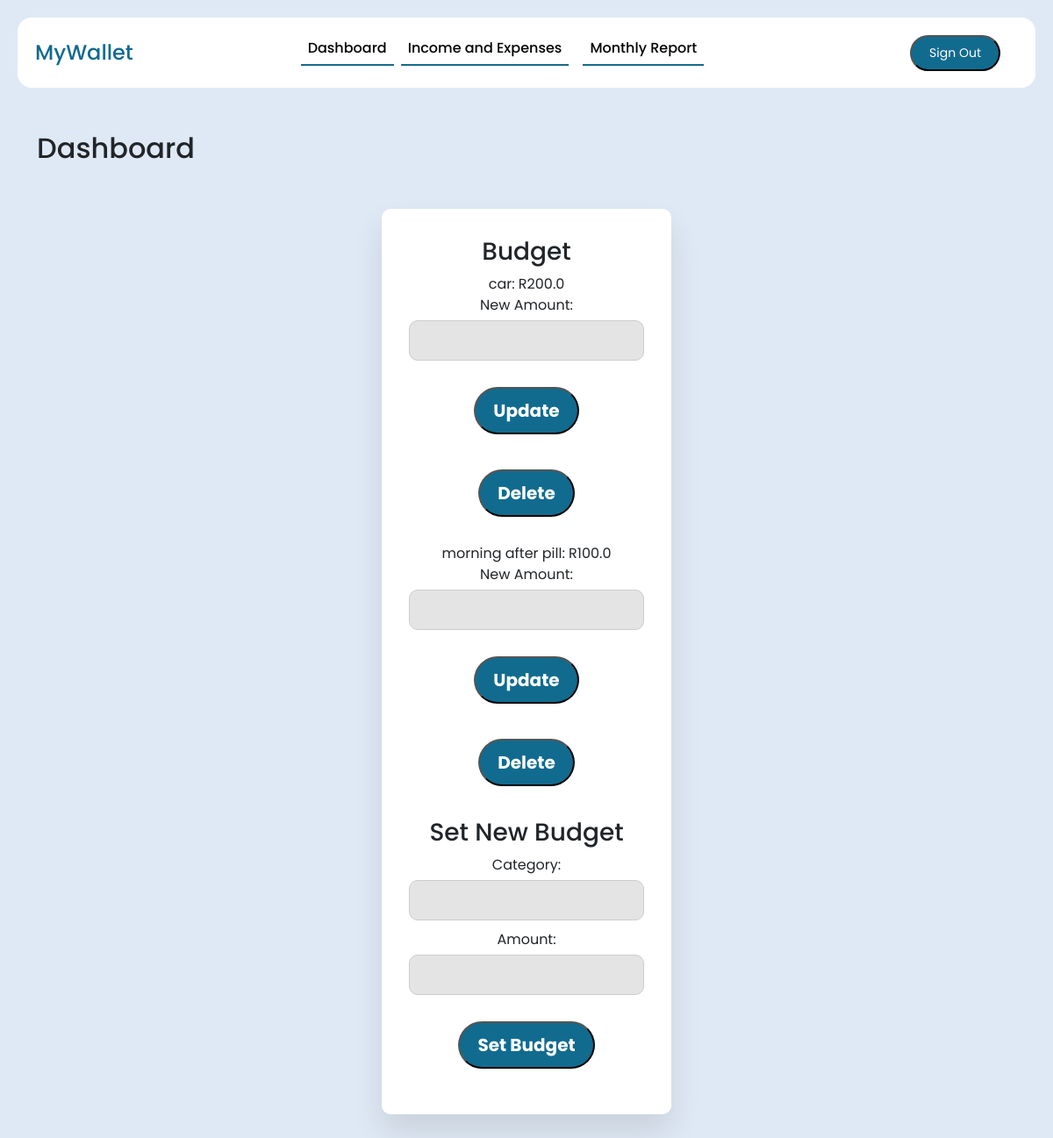
Page /dashboard (signed in) on the earlier database version.
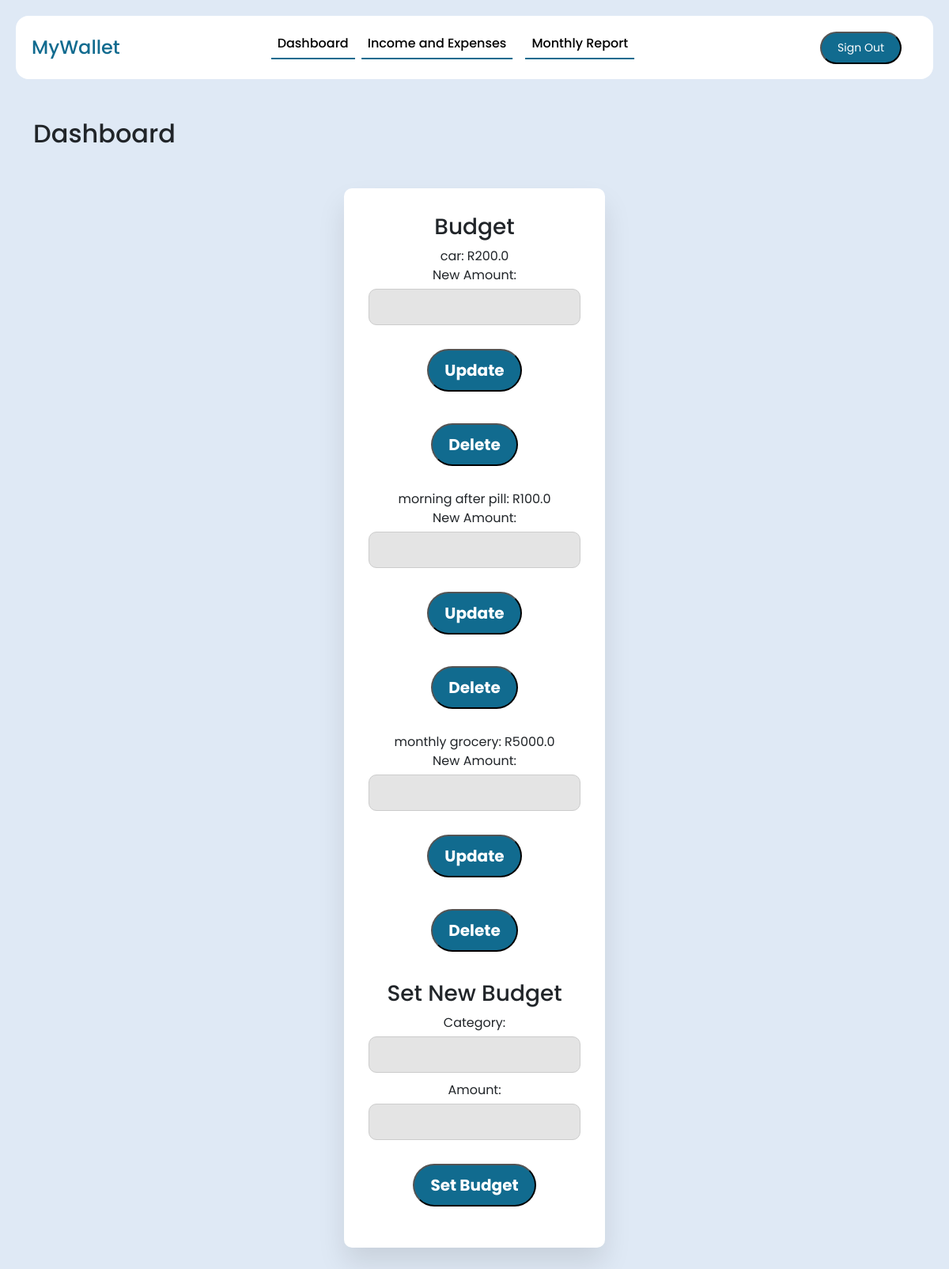
Same page on the later database version.
### website/models.py (models this page shows, shortened)
class Budget(db.Model):
    id = db.Column(db.Integer, primary_key=True)
    category = db.Column(db.String(50), nullable=False)
    amount = db.Column(db.Float, nullable=False)
    user_id = db.Column(db.Integer, db.ForeignKey('user.id'),nullable=False)

### website/views.py (the view)
@views.route('/dashboard')
@login_required
def dashboard():
    user = current_user
    return render_template('dashboard.html', user=user)

### website/__init__.py (called while the page is built)
def create_app():
    app = Flask(__name__)
    app.config['SECRET_KEY'] = 'the secret key'
    app.config['SQLALCHEMY_DATABASE_URI'] = f'sqlite:///{DB_NAME}'
    db.init_app(app)
    from .views import views
    from .auth import auth
    from .models import User
    app.register_blueprint(views, url_prefix='/')
    app.register_blueprint(auth, url_prefix='/')
    login_manager = LoginManager()
    login_manager.login_view= 'auth.sign_in'  # type: ignore
    login_manager.init_app(app)
    @login_manager.user_loader
    def load_user(id):
        return User.query.get(int(id))
    with app.app_context(): #can remove this line if don't solve problem
        create_database()
    return app

### website/templates/dashboard.html (shortened to what this page needs)
<!DOCTYPE html>
<html lang="en">
<head>
    <link
      href="https://cdn.jsdelivr.net/npm/bootstrap@5.3.2/dist/css/bootstrap.min.css"
      rel="stylesheet"
    />
    <link rel="stylesheet" type="text/css" href="{{ url_for('static', filename='styles.css') }}">
    <link
      rel="stylesheet"
      type="text/css"
      href="{{ url_for('static', filename='navbar.css') }}"
    />
</head>
<body>
     <header class="navbar-header">
      <nav class="navbar navbar-expand-lg fixed-top">
        <div class="container-fluid">
          <a class="navbar-brand me-auto" href="{{url_for('views.home')}}">MyWallet</a>
          <div
            class="offcanvas offcanvas-end"
            tabindex="-1"
            id="offcanvasNavbar"
            aria-labelledby="offcanvasNavbarLabel"
          >
            <div class="offcanvas-body">
              <ul class="navbar-nav justify-content-center flex-grow-1 pe-3">
                <li class="nav-item">
                  <a
                    class="nav-link active"
                    aria-current="page"
                    href="{{url_for('views.dashboard')}}"
                    >Dashboard</a
                  >
                </li>
                <li class="nav-item">
                  <a
                    class="nav-link active mx-lg-2"
                    aria-current="page"
                    href="{{url_for('views.income_expense')}}"
                    >Income and Expenses</a
                  >
                </li>
                <li class="nav-item">
                  <a
                    class="nav-link active mx-lg-2"
                    aria-current="page"
                    href="{{url_for('views.monthly_report')}}"
                    >Monthly Report</a
                  >
                </li>
              </ul>
            </div>
          </div>
          <a href="{{ url_for('auth.sign_out') }}"><button class="signout-button">Sign Out</button></a>
        </div>
      </nav>
    </header>
   <div class="container">
     <h2>Dashboard</h2>
    <div id="budget" class="wrapper">
    <h3>Budget</h3>
    <ul>
        {% for budget_entry in user.budget_entries %}
            <li>{{ budget_entry.category }}: R{{ budget_entry.amount }}
                <form action="{{ url_for('views.update_budgets', category=budget_entry.category) }}" method="post">
                    <label for="new_amount">New Amount:</label>
                    <input type="text" id="new_amount" name="new_amount" required>
                    <button type="submit">Update</button>
                </form>
                <form action="{{ url_for('views.delete_budgets', category=budget_entry.category) }}" method="post">
                    <button type="submit">Delete</button>
                </form>
            </li>
        {% endfor %}
    </ul>
    <div>
    <h3>Set New Budget</h3>
    <form action="{{ url_for('views.set_budgets') }}" method="post">
        <label for="category">Category:</label>
        <input type="text" id="category" name="category" required>
        <label for="amount">Amount:</label>
        <input type="text" id="amount" name="amount" required> <br>
        <button type="submit">Set Budget</button>
    </form>
   </div>
   </div>
</body>
</html>

Differences in the rows shown:
added Budget: category "monthly grocery", amount "5000.0"
